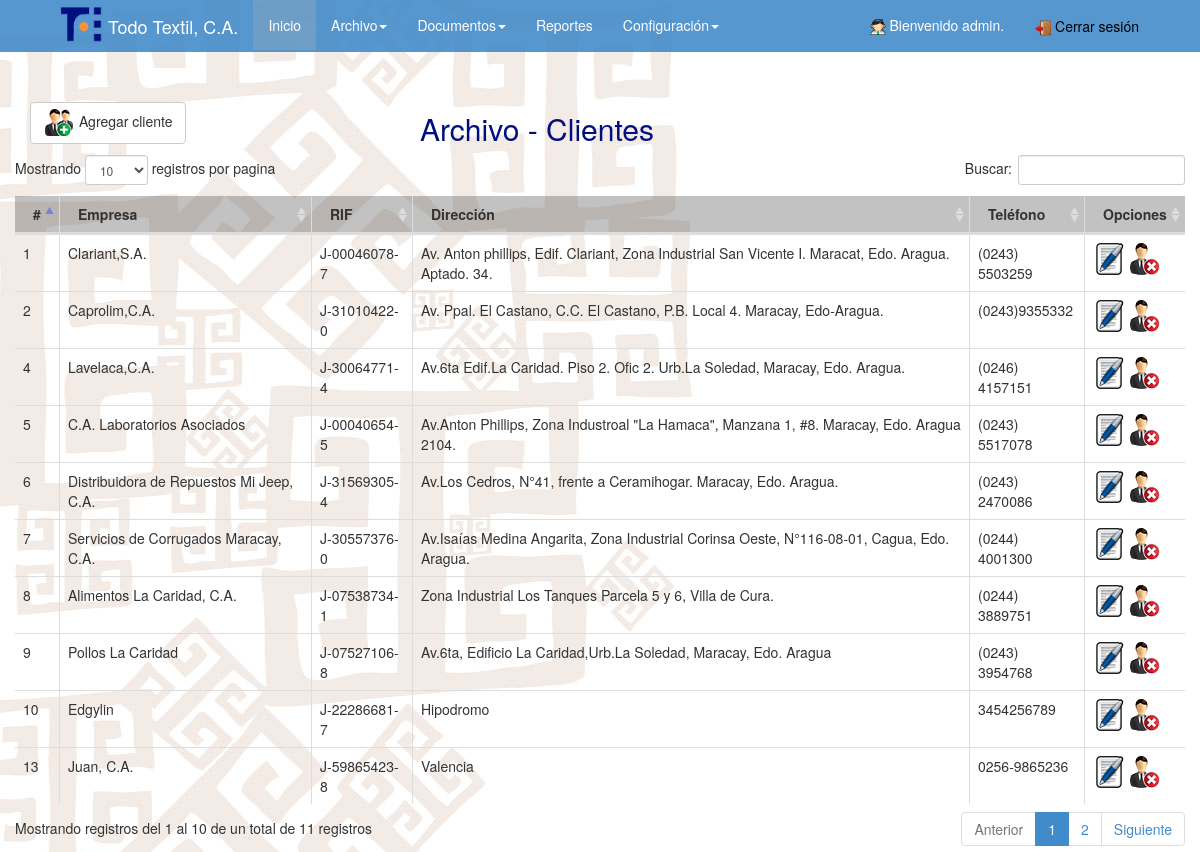
Screenshot of /SISTEMA/registros/cliente.php (signed in) with the database file from the repository.
### tables this page shows
CREATE TABLE IF NOT EXISTS `cliente` (
  `idcliente` int(11) NOT NULL AUTO_INCREMENT,
  `nombre` varchar(80) NOT NULL,
  `rif` varchar(15) NOT NULL,
  `direc` varchar(160) NOT NULL,
  `tlf` varchar(15) NOT NULL,
  `email` varchar(100) DEFAULT NULL,
  PRIMARY KEY (`idcliente`)
);

### SISTEMA/include/database.php (called while the page is built, shortened)
<?php
class MySQLDB
{
   var $connection;
	function MySQLDB(){
	  $this->connection = mysql_connect(DB_SERVER, DB_USER, DB_PASS) or die(mysql_error());
	}
	function getClientes()
	{
		$q = "SELECT * FROM cliente;";
		$result = mysql_query($q,$this->connection);
	  	if(!$result || (mysql_num_rows($result) < 1))
	    {
			return NULL;
	    }else{
			for($i=0; $i<mysql_num_rows($result);$i++)
			{
				$dbarray = mysql_fetch_assoc($result);
				$array[]=$dbarray;
			}
			return $array;
		}
	}
};
$database = new MySQLDB;
?>

### SISTEMA/registros/cliente.php (the view, shortened to what this page needs)
<?php include_once("../include/session.php"); ?>
<!doctype html>
<html>
	<head>
		<link rel="stylesheet" type="text/css" href="../css/main.css">
		<link rel="stylesheet" href="../css/bootstrap.min.css">
 	<link rel="stylesheet" type="text/css" href="../css/datatables.css">
 <link rel="stylesheet" type="text/css" href="../pjdietz-Freeow-c84f9e9/style/freeow/freeow.css" />
<link rel="stylesheet" type="text/css" href="../pjdietz-Freeow-c84f9e9/demo/demo.css" />
	</head>
<body>
 	<?php include("header.php");
	$arrayCliente = $database->getClientes();
    ?>
	<div class="container">
		<div class="row">
			<br/>
			<br/>
  	  <div class="col-md-4">
 	  	<a type="button" class="btn btn-default"  href="add.php?n=1" style="margin-top: 10px;margin-bottom: 10px;"><img src="../images/add1.png"> Agregar cliente</a>
 	  </div>
  	  <div class="col-md-4">
 	  	<h2 style="color: rgb(0, 15, 128);">Archivo - Clientes</h2>
 	  </div>
		<table width="100%" class="table table-bordered table-hover" id="table_id">
	        <thead>
	            <tr style="background: rgba(60, 60, 60, 0.31);">
	                <th width="auto">#</th>
	                <th width="auto">Empresa</th>
	                <th width="auto">RIF</th>
	                <th width="auto">Direcci&oacute;n</th>
	                <th width="auto">Tel&eacute;fono</th>
	                <th width="auto">Opciones</th>
	            </tr>
	        </thead>
			<tbody>
			<?php
			if(sizeof($arrayCliente)>0)
			{
				for($j=0; $j<sizeof($arrayCliente); $j++)
	        		{
	        			echo '
	        				<tr>
	        					<td>'.$arrayCliente[$j]['idcliente'].'</td>';
			        			echo '<td>'.$arrayCliente[$j]['nombre'].'</td>';
			        			echo '<td>'.$arrayCliente[$j]['rif'].'</td>';
			        			echo '<td>'.$arrayCliente[$j]['direc'].'</td>';
			        			echo '<td>'.$arrayCliente[$j]['tlf'].'</td>';
			        			echo '<td><a href="edit.php?id='.$arrayCliente[$j]['idcliente'].'&n=1"><img src="../images/edit.png"/> </a>
			        			<a href="delete.php?id='.$arrayCliente[$j]['idcliente'].'&n=1" onclick="return confirmation()"><img src="../images/deleteu.png"/></a></td>
	        			    </tr>';
        		}
			}
			 ?>
        </tbody>
        </table>
		</div>
		</div>
</body>
</html>

### SISTEMA/css/datatables.css (style rules this page uses)
table.dataTable td, table.dataTable th { -webkit-box-sizing: content-box; -moz-box-sizing: content-box; box-sizing: content-box; }
table.dataTable { clear: both; margin-top: 6px !important; margin-bottom: 6px !important; max-width: none !important; }
table.dataTable thead .sorting, table.dataTable thead .sorting_asc, table.dataTable thead .sorting_desc, table.dataTable thead .sorting_asc_disabled, table.dataTable thead .sorting_desc_disabled { cursor: pointer; }
table.dataTable thead .sorting { background: url('../images/sort_both.png') no-repeat center right; }
table.dataTable thead .sorting_asc { background: url('../images/sort_asc.png') no-repeat center right; }
table.dataTable thead > tr > th { padding-left: 18px; padding-right: 18px; }
table.table-bordered.dataTable { border-collapse: separate !important; }
table.table-bordered thead th, table.table-bordered thead td { border-left-width: 0; border-top-width: 0; }
table.table-bordered tbody th, table.table-bordered tbody td { border-left-width: 0; border-bottom-width: 0; }
table.table-bordered th:last-child, table.table-bordered td:last-child { border-right-width: 0; }

### SISTEMA/registros/header.php (style rules this page uses)
body { background-image: url("../images/bg.jpg"); background-color: #cccccc; }

### rows the page displays
cliente: idcliente "1", nombre "Clariant,S.A.", rif "J-00046078-7", direc "Av. Anton phillips, Edif. Clariant, Zona Industrial San Vicente I. Maracat, Edo. Aragua. Aptado. 34.", tlf "(0243) 5503259"
cliente: idcliente "2", nombre "Caprolim,C.A.", rif "J-31010422-0", direc "Av. Ppal. El Castano, C.C. El Castano, P.B. Local 4. Maracay, Edo-Aragua.", tlf "(0243)9355332"
cliente: idcliente "4", nombre "Lavelaca,C.A.", rif "J-30064771-4", direc "Av.6ta Edif.La Caridad. Piso 2. Ofic 2. Urb.La Soledad, Maracay, Edo. Aragua.", tlf "(0246) 4157151"
cliente: idcliente "5", nombre "C.A. Laboratorios Asociados", rif "J-00040654-5", direc "Av.Anton Phillips, Zona Industroal \"La Hamaca\", Manzana 1, #8. Maracay, Edo. Aragua 2104.", tlf "(0243) 5517078"
cliente: idcliente "6", nombre "Distribuidora de Repuestos Mi Jeep, C.A.", rif "J-31569305-4", direc "Av.Los Cedros, N°41, frente a Ceramihogar. Maracay, Edo. Aragua.", tlf "(0243) 2470086"
cliente: idcliente "7", nombre "Servicios de Corrugados Maracay, C.A.", rif "J-30557376-0", direc "Av.Isaías Medina Angarita, Zona Industrial Corinsa Oeste, N°116-08-01, Cagua, Edo. Aragua.", tlf "(0244) 4001300"
cliente: idcliente "8", nombre "Alimentos La Caridad, C.A.", rif "J-07538734-1", direc "Zona Industrial Los Tanques Parcela 5 y 6, Villa de Cura.", tlf "(0244) 3889751"
cliente: idcliente "9", nombre "Pollos La Caridad", rif "J-07527106-8", direc "Av.6ta, Edificio La Caridad,Urb.La Soledad, Maracay, Edo. Aragua", tlf "(0243) 3954768"
cliente: idcliente "10", nombre "Edgylin", rif "J-22286681-7", direc "Hipodromo", tlf "3454256789"
cliente: idcliente "13", nombre "Juan, C.A.", rif "J-59865423-8", direc "Valencia", tlf "0256-9865236"
